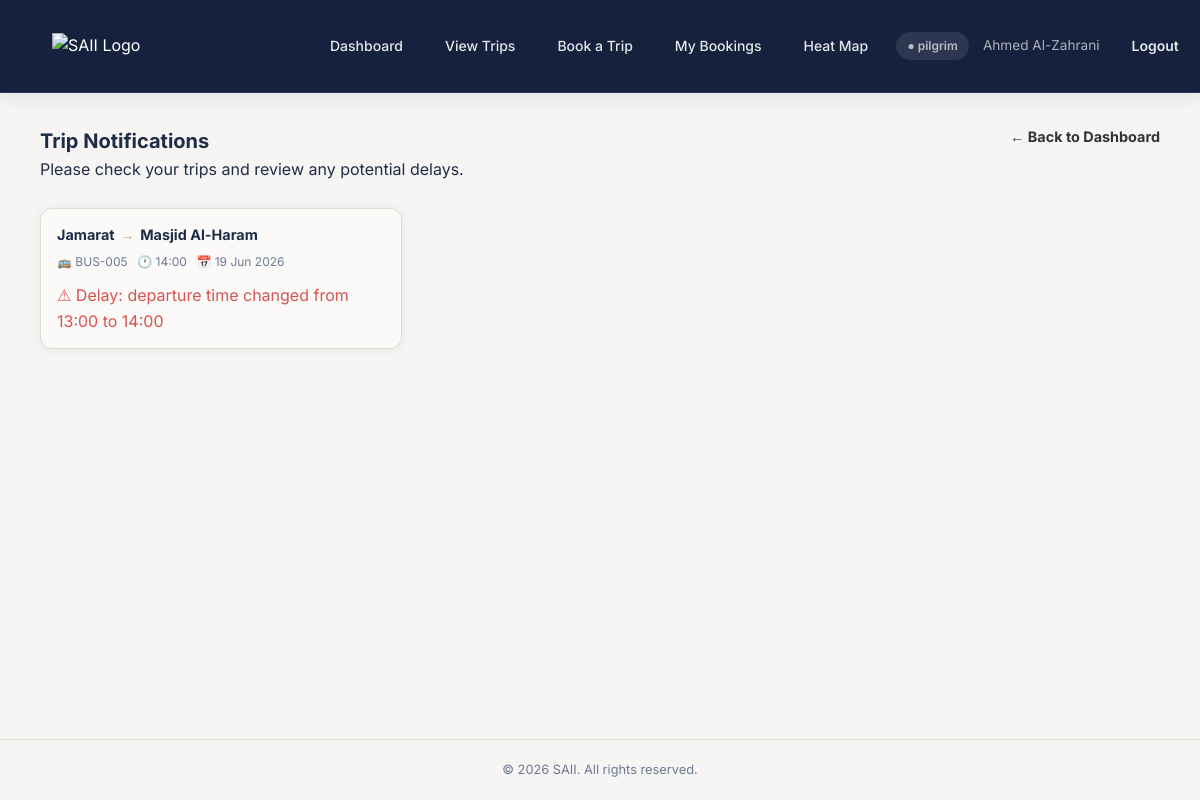
The page /notifications.php (signed in) on the database its author committed.
### tables this page shows
CREATE TABLE `user` (
  `UserID` int(11) NOT NULL,
  `Email` varchar(100) NOT NULL,
  `Password` varchar(255) NOT NULL,
  `User_Name` varchar(100) NOT NULL
);

CREATE TABLE `notification` (
  `notification_id` int(11) NOT NULL,
  `message` text NOT NULL,
  `sent_at` datetime NOT NULL DEFAULT CURRENT_TIMESTAMP,
  `TripID` int(11) NOT NULL
);

CREATE TABLE `trip` (
  `TripID` int(11) NOT NULL,
  `Origin` varchar(100) NOT NULL,
  `Destination` varchar(100) NOT NULL,
  `DepartureDate` date NOT NULL,
  `DepartureTime` time NOT NULL,
  `TotalSeats` int(11) NOT NULL,
  `AvailableSeats` int(11) NOT NULL,
  `Status` enum('Confirmed','Completed','Cancelled') NOT NULL,
  `Pickup_Location` varchar(150) DEFAULT NULL,
  `BusID` int(11) NOT NULL,
  `AdminID` int(11) NOT NULL
);

CREATE TABLE `bus` (
  `BusID` int(11) NOT NULL,
  `Bus_Number` varchar(50) NOT NULL,
  `Capacity` int(11) NOT NULL,
  `Status` enum('Active','Maintenance') NOT NULL,
  `Driver_Name` varchar(100) NOT NULL,
  `Driver_Phone` varchar(20) NOT NULL
);

### notifications.php (the view, shortened to what this page needs)
<?php
include('db_connection.php');
$userID = $_SESSION['UserID'];
$stmt = $conn->prepare("SELECT User_Name FROM user WHERE UserID = ?");
$stmt->bind_param("i", $userID);
$stmt->execute();
$result = $stmt->get_result();
$userName = "User";
if ($row = $result->fetch_assoc()) {
    $userName = $row['User_Name'];
}
$stmt = $conn->prepare("SELECT PilgrimID FROM pilgrim WHERE UserID = ?");
$stmt->bind_param("i", $userID);
$stmt->execute();
$result = $stmt->get_result();
$pilgrimID = null;
if ($row = $result->fetch_assoc()) {
    $pilgrimID = $row['PilgrimID'];
}
$notifResult = $conn->prepare("
    SELECT DISTINCT
        n.notification_id,
        n.message,
        n.sent_at,
        t.TripID,
        t.Origin,
        t.Destination,
        t.DepartureDate,
        t.DepartureTime,
        b.Bus_Number
    FROM notification n
    JOIN trip t ON n.TripID = t.TripID
    JOIN bus b ON t.BusID = b.BusID
    JOIN booking bk ON bk.TripID = t.TripID
    WHERE bk.PilgrimID = ?
    AND t.DepartureDate >= CURDATE()
    ORDER BY n.sent_at DESC
");
$notifResult->bind_param("i", $pilgrimID);
$notifResult->execute();
$result = $notifResult->get_result();
$notifications = [];
while ($row = $result->fetch_assoc()) {
    $notifications[] = $row;
}
function fmtTime24($t) {
    return substr($t, 0, 5);
}
function fmtDate($d) {
    return date('j M Y', strtotime($d));
}
?>
<!DOCTYPE html>
<html lang="en">
<head>
  <link rel="stylesheet" href="styles.css"/>
</head>
<body class="page-wrapper">
<header class="navbar">
  <div class="navbar-inner">
    <a href="user-dashboard.php" class="nav-logo">
      <img src="image/saii.png" alt="SAII Logo" class="logo-img"/>
    </a>
    <nav class="nav-links">
      <a href="user-dashboard.php"  class="nav-link">Dashboard</a>
      <a href="view-trips.php"      class="nav-link">View Trips</a>
      <a href="add-booking.php"     class="nav-link">Book a Trip</a>
      <a href="my_bookings.php"     class="nav-link">My Bookings</a>
      <a href="user-heat-map.php"   class="nav-link">Heat Map</a>
    </nav>
    <div class="nav-right">
      <span class="role-chip user">&#9679; pilgrim</span>
      <span style="color:rgba(255,255,255,.65);font-size:.85rem;"><?= htmlspecialchars($userName) ?></span>
      <a href="logout.php" class="btn btn-sm btn-outline-dark">Logout</a>
    </div>
  </div>
</header>
<div class="page-content">
  <a href="user-dashboard.php" class="back-arrow"
     style="text-decoration:none;color:#333;font-size:0.9rem;margin-bottom:0.5rem;float:right;">
    <b>← Back to Dashboard</b>
  </a>
  <h2>Trip Notifications</h2>
  <p>Please check your trips and review any potential delays.</p>
  <br>
  <div class="trips-grid">
    <?php if (empty($notifications)): ?>
      <p style="color:var(--fg-muted)">No notifications at the moment.</p>
    <?php else: ?>
      <?php foreach ($notifications as $n): ?>
        <div class="trip-photo-card">
          <div class="trip-photo-body">
            <div class="trip-photo-route">
              <?= htmlspecialchars($n['Origin']) ?>
              <span class="arrow"> → </span>
              <?= htmlspecialchars($n['Destination']) ?>
            </div>
            <div class="trip-photo-meta">
              <span>🚌 <?= htmlspecialchars($n['Bus_Number']) ?></span>
              <span>🕐 <?= fmtTime24($n['DepartureTime']) ?></span>
              <span>📅 <?= fmtDate($n['DepartureDate']) ?></span>
            </div>
            <div class="trip-photo-footer">
              <span style="color:#d9534f;">
                ⚠ <?= htmlspecialchars($n['message']) ?>
              </span>
            </div>
          </div>
        </div>
      <?php endforeach; ?>
    <?php endif; ?>
  </div>
</div>
<footer class="site-footer">
  <p>© 2026 SAII. All rights reserved.</p>
</footer>
</body>
</html>

### styles.css (style rules this page uses)
:root { --bg: hsl(40,20%,96%); --fg: hsl(220,40%,20%); --card-bg: hsl(40,20%,98%); --primary: hsl(220,45%,20%); --primary-fg: hsl(215,30%,26%); --accent: hsl(37,45%,61%); --accent-fg: hsl(220,40%,15%); --secondary: hsl(40,25%,92%); --muted: hsl(40,15%,90%); --muted-fg: hsl(220,15%,50%); --border: hsl(40,15%,85%); --input: hsl(40,15%,85%); --destructive: hsl(0,72%,51%); --radius: 0.75rem; --shadow: 0 1px 8px rgba(26,35,64,.07); --shadow-md: 0 4px 16px rgba(26,35,64,.10); --shadow-lg: 0 8px 32px rgba(26,35,64,.16); --sidebar-bg: hsl(220,45%,15%); --sidebar-fg: hsl(40,20%,92%); --sidebar-accent: hsl(220,40%,22%); --sidebar-border: hsl(220,35%,25%); }
*,*::before,*::after { box-sizing:border-box; margin:0; padding:0 }
html { scroll-behavior:smooth }
body { font-family:'Inter',sans-serif; background:var(--bg); color:var(--fg); min-height:100vh; line-height:1.6; -webkit-font-smoothing:antialiased; }
a { color:inherit; text-decoration:none }
img { display:block; max-width:100% }
.navbar { position:sticky; top:0; z-index:200; background:var(--primary); border-bottom:1px solid hsla(40,15%,85%,.12); box-shadow:var(--shadow-md); }
.navbar-inner { max-width:1152px; margin:0 auto; padding:0 1.5rem; height:64px; display:flex; align-items:center; gap:1rem; }
.nav-logo { display:flex; align-items:center; gap:5px; }
.logo-img { width:250px; height:auto; }
.nav-links { flex:1; display:flex; align-items:center; justify-content:flex-start; gap:.25rem; }
.nav-link { display:inline-flex; align-items:center; gap:.5rem; padding:.45rem .75rem; border-radius:.5rem; font-size:.875rem; font-weight:500; color:hsla(40,20%,96%,.7); transition:all .15s; white-space:nowrap; position:relative; text-decoration:none; }
.nav-right { display:flex; align-items:center; gap:.75rem; flex-shrink:0; margin-left:auto; }
.role-chip { display:inline-flex; align-items:center; gap:.35rem; padding:.25rem .7rem; border-radius:999px; font-size:.75rem; font-weight:600; }
.role-chip.user { background:hsla(40,20%,96%,.1); color:hsla(40,20%,96%,.7) }
.site-footer { border-top:1px solid var(--border); padding:1.25rem 1rem; text-align:center; background:var(--bg); margin-top:auto; }
.site-footer p { color:var(--muted-fg); font-size:.8rem; }
.page-wrapper { min-height:100vh; display:flex; flex-direction:column; }
.page-content { flex:1; max-width:1152px; margin:0 auto; width:100%; padding:2rem 1rem 3rem; }
h2 { font-size:1.25rem; font-weight:700; color:var(--fg) }
.btn { display:inline-flex; align-items:center; justify-content:center; gap:.4rem; padding:.5rem 1rem; border-radius:.5rem; font-size:.875rem; font-weight:500; border:1px solid transparent; transition:all .15s; white-space:nowrap; cursor:pointer; line-height:1; }
.btn-outline-dark { background:transparent; border-color:hsla(40,20%,96%,.2); color:hsla(40,20%,96%,.85) }
.btn-sm { padding:.3rem .7rem; font-size:.8rem; border-radius:.4rem }
.trips-grid { display: grid; grid-template-columns: repeat(3, 1fr); gap: 1.1rem; margin-bottom: 2rem; }
.trip-photo-card { background: var(--card-bg); border: 1px solid var(--border); border-radius: var(--radius); overflow: hidden; box-shadow: var(--shadow); transition: box-shadow .2s, transform .2s; cursor: pointer; }
.trip-photo-body { padding: .875rem 1rem; }
.trip-photo-route { font-weight: 700; font-size: .9rem; color: var(--fg); display: flex; align-items: center; gap: .35rem; margin-bottom: .35rem; }
.trip-photo-route .arrow { color: var(--accent); }
.trip-photo-meta { display: flex; flex-wrap: wrap; gap: .6rem; font-size: .75rem; color: var(--muted-fg); margin-bottom: .75rem; }
.trip-photo-meta span { display: flex; align-items: center; gap: .25rem; }
.trip-photo-footer { display: flex; align-items: center; justify-content: space-between; }
.navbar { background: #16213e; color: white; display: flex; align-items: center; justify-content: space-between; padding: 14px 28px; gap: 20px; }
.nav-links { display: flex; gap: 18px; flex: 1; justify-content: center; }
.nav-links a, .nav-right a { color: #e5e7eb; text-decoration: none; font-size: 14px; }
.nav-right { display: flex; gap: 14px; align-items: center; font-size: 14px; }
.btn { padding: 10px 18px; border-radius: 10px; border: none; cursor: pointer; font-weight: 600; }

### rows shown on the page
user: User_Name "Ahmed Al-Zahrani"
notification: TripID.Origin "Jamarat", TripID.Destination "Masjid Al-Haram", bus.Bus_Number "BUS-005", TripID.DepartureTime "14:00", TripID.DepartureDate "19 Jun 2026", message "Delay: departure time changed from 13:00 to 14:00"
